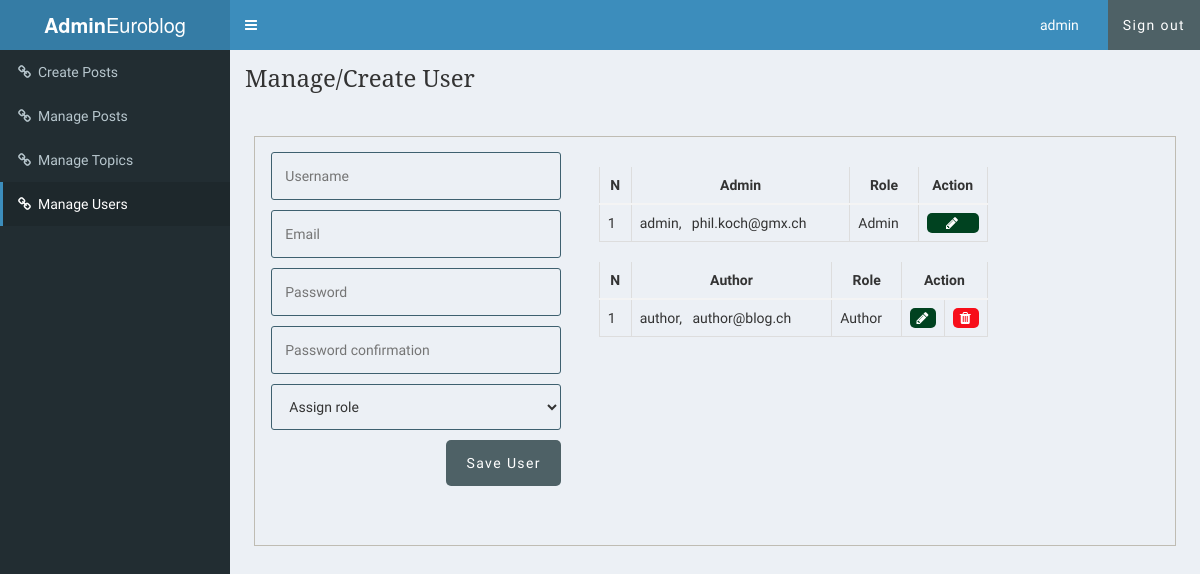
The page /admin/users.php (signed in) on the database its author committed.
### tables this page shows
CREATE TABLE `users` (
  `id` int(11) NOT NULL,
  `username` varchar(255) NOT NULL,
  `email` varchar(255) NOT NULL,
  `role` enum('Author','Admin') DEFAULT NULL,
  `password` varchar(255) NOT NULL,
  `created_at` timestamp NULL DEFAULT current_timestamp(),
  `updated_at` timestamp NULL DEFAULT NULL
);

### admin/includes/admin_functions.php (called while the page is built, shortened)
<?php
$isEditingUser = false;
$username = "";
$email = "";
function getAdminUsers(){
	global $conn, $roles;
	$sql = "SELECT * FROM users WHERE role IS NOT NULL";
	$result = mysqli_query($conn, $sql);
	$users = mysqli_fetch_all($result, MYSQLI_ASSOC);
	return $users;
}
?>

### admin/users.php (the view, shortened to what this page needs)
<?php include('../config.php'); ?>
<?php include(ROOT_PATH . '/admin/includes/admin_functions.php'); ?>
<?php include(ROOT_PATH . '/admin/includes/head_section.php'); ?>
<?php
	$admins = getAdminUsers();
?>
</head>
<body class="hold-transition skin-blue sidebar-mini">
<div class="wrapper">
  <header class="main-header">
    <a href="dashboard.php" class="logo">
      <span class="logo-lg"><b>Admin</b>Euroblog</span>
    </a>
    <nav class="navbar navbar-static-top" role="navigation">
      <a href="#" class="sidebar-toggle" data-toggle="push-menu" role="button">
      </a>
      <div class="navbar-custom-menu">
        <ul class="nav navbar-nav">
          <li class="dropdown user user-menu">
            <a href="dashboard.php" class="dropdown-toggle" data-toggle="dropdown">
              <span><?php echo $_SESSION['user']['username'] ?></span> &nbsp; &nbsp;
            </a>
          </li>
          <li>
          <a href="<?php echo BASE_URL . '/logout.php'; ?>" class="btn btn-flat">Sign out</a>
          </li>
        </ul>
      </div>
    </nav>
  </header>
  <aside class="main-sidebar">
    <section class="sidebar">
      <ul class="sidebar-menu" data-widget="tree">
        <li class="inactive">
          <a href="<?php echo BASE_URL . '/admin/create_post.php' ?>"><i class="fa fa-link"></i><span>Create Posts</span></a>
        </li>
        <li class="inactive">
          <?php if ($_SESSION['user']['username'] === 'admin'):?>
			    <a href="<?php echo BASE_URL . '/admin/posts.php' ?>"><i class="fa fa-link"></i><span>Manage Posts</span></a>
			    <?php endif ?>
        </li>
        <li class="inactive">
          <?php if ($_SESSION['user']['username'] === 'admin'):?>
			    <a href="<?php echo BASE_URL . '/admin/topics.php' ?>"><i class="fa fa-link"></i><span>Manage Topics</span></a>
			    <?php endif ?>
        </li>
        <li class="active">
        <a href="<?php echo BASE_URL . '/admin/users.php' ?>"><i class="fa fa-link"></i><span>Manage Users</span></a>
        </li>
      </ul>
    </section>
  </aside>
  <div class="content-wrapper">
    <section class="content-header">
      <h1>
        Manage/Create User
      </h1>
    </section>
	<br><br>
	<div class="container content">
		<div class="action">
			<form method="post" action="<?php echo BASE_URL . '/admin/users.php'; ?>" >
				<input type="text" name="username" value="<?php echo $username; ?>" placeholder="Username">
				<input type="email" name="email" value="<?php echo $email ?>" placeholder="Email">
				<input type="password" name="password" placeholder="Password">
				<input type="password" name="passwordConfirmation" placeholder="Password confirmation">
				<select name="role">
					<option value="" selected disabled>Assign role</option>
				</select>
				<?php if ($isEditingUser === true): ?>
					<button type="submit" class="btn" name="update_admin">UPDATE</button>
				<?php else: ?>
					<button type="submit" class="btn" name="create_admin">Save User</button>
				<?php endif ?>
			</form>
		</div>
		<div class="table-div">
			<table class="table">
				<thead>
					<th>N</th>
					<th>Admin</th>
					<th>Role</th>
					<th colspan="2">Action</th>
				</thead>
				<tbody>
				<?php foreach ($admins as $key => $admin): ?>
					<?php if ($admin['role'] === 'Admin'):?>
					<tr>
						<td><?php echo $key + 1; ?></td>
						<td>
							<?php echo $admin['username']; ?>, &nbsp;
							<?php echo $admin['email']; ?>
						</td>
						<td><?php echo $admin['role']; ?></td>
						<td>
							<?php if ($_SESSION['user']['username'] === 'admin'):?>
							<a class="fa fa-pencil btn edit"
								href="users.php?edit-admin=<?php echo $admin['id'] ?>">
							</a>
							<?php endif ?>
						</td>
					</tr>
					<?php endif ?>
				<?php endforeach ?>
				</tbody>
			</table>
			<table class="table">
				<thead>
					<th>N</th>
					<th>Author</th>
					<th>Role</th>
					<th colspan="2">Action</th>
				</thead>
				<tbody>
					<?php foreach ($admins as $key => $admin): ?>
						<?php if ($admin['role'] === 'Author'): ?>
						<tr>
							<td><?php echo $key; ?></td>
							<td>
								<?php echo $admin['username']; ?>, &nbsp;
								<?php echo $admin['email']; ?>
							</td>
							<td><?php echo $admin['role']; ?></td>
							<td>
								<a class="fa fa-pencil btn edit"
									href="users.php?edit-admin=<?php echo $admin['id'] ?>">
								</a>
							</td>
							<td>
							<?php if ($_SESSION['user']['username'] === 'admin'):?>
								<a class="fa fa-trash btn delete"
									href="users.php?delete-admin=<?php echo $admin['id'] ?>">
								</a>
								<?php endif ?>
							</td>
						</tr>
						<?php endif ?>
					<?php endforeach ?>
				</tbody>
			</table>
		</div>
	</div>
  </div>
</div>
</body>
</html>

### static/css/admin_style.css (style rules this page uses)
* { margin: 0px; padding: 0px; }
a { text-decoration: none; }
h1, h2, h3, h4, h5, h6 { font-family: 'Noto Serif', serif; }
form { width: 60%; margin: 5px auto; padding-bottom: 50px; }
form input[type=file], input[type=email], input[type=password], input[type=text], form select, form textarea { width: 100%; display: block; padding: 13px 13px; font-size: 1em; margin: 5px auto 10px; border-radius: 3px; box-sizing : border-box; background: transparent; border: 1px solid #3E606F; }
form button { float: right; margin-left: 24%; }
table { border-collapse: collapse; width: 70%; margin: 20px auto; }
th, td { padding: 8px; text-align: left; border: 1px solid #ddd; }
th { text-align: center; }
.btn { color: white; background: #4E6166; text-align: center; border: none; border-radius: 5px; display: block; letter-spacing: .1em; padding: 13px 20px; text-decoration: none; }
.container { width: 95%; margin: 5px auto 50px; border: 1px solid #BFBCB3; padding: 10px 0px 50px; }
.container:after { content: ""; display: block; clear: both; }
.container.content .action { width: 35%; float: left; text-align: center; }
.container.content .action form { width: 90%; }
.table-div { float: left; width: 47%; }
.table-div table { width: 90%; }
.table-div a.fa { color: white; padding: 3px; }
.table-div .edit { background: #004220; }
.table-div .delete { background: #F70E1A; }

### rows shown on the page
users: username "admin", email "phil.koch@gmx.ch", role "Admin"
users: key "1", username "author", email "author@blog.ch", role "Author"

### other values the page prints
$_SESSION['user']['username'] "admin"
